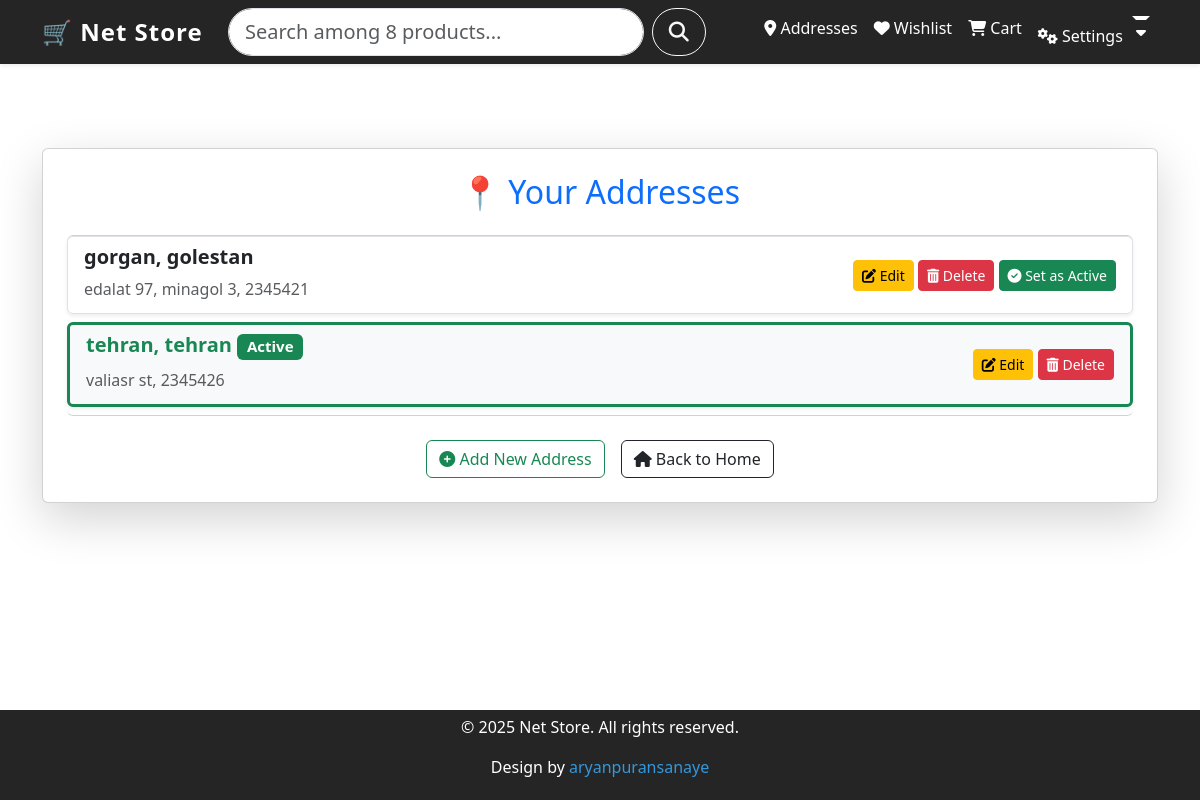
Screenshot of /customers/address-list/ (signed in) with the database file from the repository.
### customers/models.py (models this page shows, shortened)
class Address(models.Model):
    customer = models.ForeignKey(Customer, on_delete=models.CASCADE)
    city = models.CharField(max_length=100)
    state = models.CharField(max_length=100)
    street = models.CharField(max_length=255)
    postal_code = models.CharField(max_length=10)
    is_active = models.BooleanField(default = False)
    created_at = models.DateTimeField(auto_now_add=True)

### customers/views.py (the view)
# urls.py: path('address-list/', views.address_list, name='address-list'),
@login_required
def address_list(request):
    customer = request.user.customer
    addresses = Address.objects.filter(customer = customer)
    return render(request, 'customers/address_list.html', {'addresses': addresses})

### products/context_processors.py (called while the page is built)
def products_count(request):
    count = Product.objects.count()
    return {'products_count': count}

### customers/templates/customers/address_list.html
{% extends "base.html" %}
{% block content %}
<div class="container mt-5">
    <div class="card shadow-lg p-4">
        <h2 class="text-center text-primary mb-4">📍 Your Addresses</h2>
        {% if addresses %}
            <div class="list-group">
                {% for address in addresses %}
                    <div class="list-group-item d-flex justify-content-between align-items-center shadow-sm rounded mb-2
                        {% if address.is_active %} border border-3 border-success bg-light {% endif %}">
                        <div>
                            <h5 class="fw-bold {% if address.is_active %} text-success {% endif %}">
                                {{ address.city }}, {{ address.state }}
                                {% if address.is_active %}
                                    <span class="badge bg-success">Active</span>
                                {% endif %}
                            </h5>
                            <p class="mb-1 text-muted">{{ address.street }}, {{ address.postal_code }}</p>
                        </div>
                        <div>
                            <a href="{% url 'customers:edit-address' address.id %}" class="btn btn-sm btn-warning">
                                <i class="fas fa-edit"></i> Edit
                            </a>
                            <a href="{% url 'customers:delete-address' address.id %}" class="btn btn-sm btn-danger">
                                <i class="fas fa-trash-alt"></i> Delete
                            </a>
                            {% if not address.is_active %}
                                <a href="{% url 'customers:set-active-address' address.id %}" class="btn btn-sm btn-success">
                                    <i class="fas fa-check-circle"></i> Set as Active
                                </a>
                            {% endif %}
                        </div>
                    </div>
                {% endfor %}
            </div>
        {% else %}
            <div class="alert alert-info text-center mt-3">
                <i class="fas fa-info-circle"></i> You have no saved addresses yet. Please add one.
            </div>
        {% endif %}
        <div class="d-flex justify-content-center gap-3 mt-4">
            <a href="{% url 'customers:address-create' %}" class="btn btn-outline-success">
                <i class="fas fa-plus-circle"></i> Add New Address
            </a>
            <a href="{% url 'products:home' %}" class="btn btn-outline-dark">
                <i class="fas fa-home"></i> Back to Home
            </a>
        </div>
    </div>
</div>
{% endblock %}

### templates/base.html (style rules this page uses)
html, body { height: 100%; margin: 0; display: flex; flex-direction: column; }

### rows the page displays
Address: city "gorgan", state "golestan", street "edalat 97, minagol 3", postal_code "2345421", is_active False (drawn)
Address: city "tehran", state "tehran", is_active "Active", street "valiasr st", postal_code "2345426"
